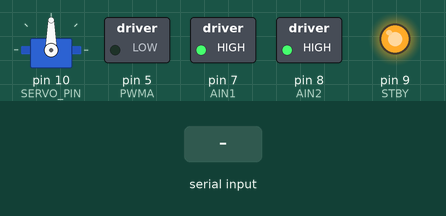
The sketch below on a simulated Arduino Uno, built with avr-gcc and run on an emulated ATmega328P. On the bench: servo, switched loads named in the sketch (green lamp = pin HIGH), output pins drawn as LEDs (lit = HIGH). Inputs (shaded band) come from the test bench.

Above: at 1.2 s.
1.3 s: "soft left\n" received over Serial
At 1.46 s:
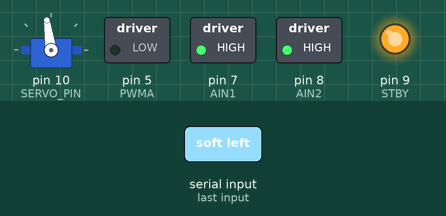
4.3 s: "soft right\n" received over Serial
At 6.03 s:
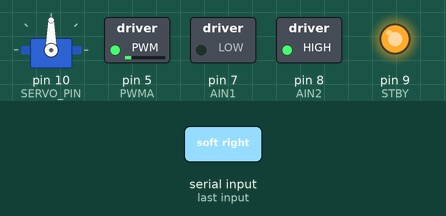
7.3 s: "hard left\n" received over Serial
At 9.11 s:
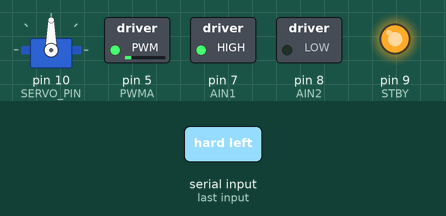
10.3 s: "hard right\n" received over Serial
At 12.11 s:
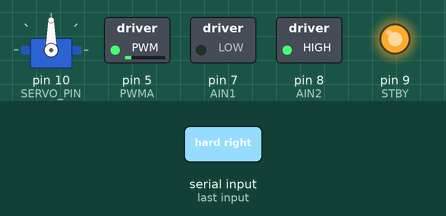
Timing chart, 0 to 13.8 s (numbered marks = the images above; inputs shaded):
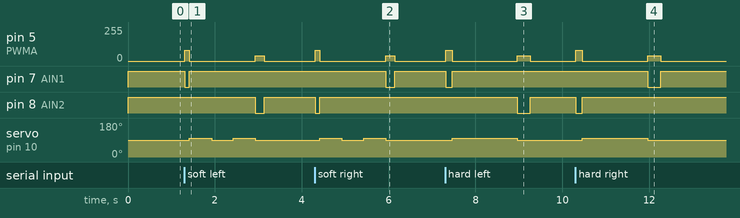

The sketch:

drive.ino
```cpp
#include <Servo.h>

// One sketch for the steering motor and the vibration servo.
// The Pi sends one line at 9600 baud:
//   soft left, hard left, soft right, hard right, stop, straight
//
// Center the wheel by hand before powering on. There is no position sensor.
// Each command turns once, holds, then returns once. Repeating a command
// does not turn again, so small timing errors do not walk the center left or right.

#define PWMA 5
#define AIN1 7
#define AIN2 8
#define STBY 9

#define MOTOR_SPEED 80
#define RETURN_SPEED 40

#define TIME_20_DEG  100
#define TIME_45_DEG  150
#define TIME_90_DEG  300

const int SERVO_PIN = 10;
const int CENTER = 90;
const int VIBRATION_AMOUNT = 8;
const int VIBRATION_DELAY = 15;

// 0 = center. Negative = left. Positive = right.
int position = 0;
String pendingCommand = "";
Servo myServo;

void setup() {
  Serial.begin(9600);
  Serial.setTimeout(20);

  pinMode(PWMA, OUTPUT);
  pinMode(AIN1, OUTPUT);
  pinMode(AIN2, OUTPUT);
  pinMode(STBY, OUTPUT);
  digitalWrite(STBY, HIGH);
  stopMotor();

  myServo.attach(SERVO_PIN);
  myServo.write(CENTER);
}

void stopMotor() {
  analogWrite(PWMA, 0);
  digitalWrite(AIN1, HIGH);
  digitalWrite(AIN2, HIGH);
}

void moveLeft(int duration, int speed) {
  digitalWrite(AIN1, LOW);
  digitalWrite(AIN2, HIGH);
  analogWrite(PWMA, speed);
  delay(duration);
  stopMotor();
}

void moveRight(int duration, int speed) {
  digitalWrite(AIN1, HIGH);
  digitalWrite(AIN2, LOW);
  analogWrite(PWMA, speed);
  delay(duration);
  stopMotor();
}

void returnToCenter() {
  if (position < 0) {
    int distance = -position;
    if (distance == 20) {
      moveRight(TIME_20_DEG * 2, RETURN_SPEED);
    } else if (distance == 45) {
      moveRight(TIME_45_DEG * 2, RETURN_SPEED);
    } else if (distance == 90) {
      moveRight(TIME_90_DEG, RETURN_SPEED);
    }
  } else if (position > 0) {
    int distance = position;
    if (distance == 20) {
      moveLeft(TIME_20_DEG * 2, RETURN_SPEED);
    } else if (distance == 45) {
      moveLeft(TIME_45_DEG * 2, RETURN_SPEED);
    } else if (distance == 90) {
      moveLeft(TIME_90_DEG, RETURN_SPEED);
    }
  }
  position = 0;
}

void seek(int target) {
  if (target == position) {
    return;
  }
  returnToCenter();
  if (target == -20) {
    moveLeft(TIME_20_DEG, MOTOR_SPEED);
  } else if (target == -45) {
    moveLeft(TIME_45_DEG, MOTOR_SPEED);
  } else if (target == -90) {
    moveLeft(TIME_90_DEG, MOTOR_SPEED);
  } else if (target == 20) {
    moveRight(TIME_20_DEG, MOTOR_SPEED);
  } else if (target == 45) {
    moveRight(TIME_45_DEG, MOTOR_SPEED);
  }
  position = target;
}

void oscillate(unsigned long duration) {
  unsigned long startTime = millis();
  while (millis() - startTime < duration) {
    myServo.write(CENTER + VIBRATION_AMOUNT);
    delay(VIBRATION_DELAY);
    myServo.write(CENTER - VIBRATION_AMOUNT);
    delay(VIBRATION_DELAY);
  }
  myServo.write(CENTER);
}

void playHaptic(const String& command) {
  if (command == "soft left" || command == "soft right") {
    oscillate(500);
    delay(500);
    oscillate(500);
  } else if (command == "hard left" || command == "hard right") {
    oscillate(1500);
  } else if (command == "stop") {
    oscillate(400);
    delay(200);
    oscillate(400);
    delay(200);
    oscillate(400);
  }
}

String readLatest() {
  String latest = "";
  while (Serial.available()) {
    String line = Serial.readStringUntil('\n');
    line.trim();
    if (line.length() > 0) {
      latest = line;
    }
  }
  return latest;
}

bool sameCommand(const String& command) {
  String latest = readLatest();
  if (latest == command) {
    return true;
  }
  if (latest.length() > 0) {
    pendingCommand = latest;
  }
  return false;
}

void perform(const String& command, int target) {
  seek(target);
  do {
    playHaptic(command);
  } while (sameCommand(command));
  returnToCenter();
}

void loop() {
  String command = pendingCommand;
  pendingCommand = "";

  if (command.length() == 0) {
    if (!Serial.available()) {
      return;
    }
    command = Serial.readStringUntil('\n');
    command.trim();
  }

  if (command == "soft left") {
    perform(command, -20);
  } else if (command == "hard left") {
    perform(command, -45);
  } else if (command == "soft right") {
    perform(command, 20);
  } else if (command == "hard right") {
    perform(command, 45);
  } else if (command == "stop") {
    perform(command, -90);
  } else if (command == "straight") {
    returnToCenter();
    myServo.write(CENTER);
  }
}
```

Measured:
- after the input at 1.3 s, pin 5 (PWMA): 0/255 → 80/255 at once, → 0/255 0.10 s later, → 40/255 1.5 s later, → 0/255 0.20 s later; pin 7 (AIN1): HIGH → LOW at once, → HIGH 0.10 s later
- after the input at 4.3 s, pin 5 (PWMA): 0/255 → 80/255 at once, → 0/255 0.10 s later, → 40/255 1.5 s later, → 0/255 0.20 s later; pin 7 (AIN1): HIGH → LOW after 1.6 s, → HIGH 0.20 s later
- after the input at 7.3 s, pin 5 (PWMA): 0/255 → 80/255 at once, → 0/255 0.15 s later, → 40/255 1.5 s later, → 0/255 0.30 s later; pin 7 (AIN1): HIGH → LOW at once, → HIGH 0.15 s later; pin 8 (AIN2): HIGH → LOW after 1.7 s, → HIGH 0.30 s later; servo on pin 10 (SERVO_PIN): 90° → 98° after 0.16 s, → 90° 1.5 s later
- after the input at 10.3 s, pin 5 (PWMA): 0/255 → 80/255 at once, → 0/255 0.15 s later, → 40/255 1.5 s later, → 0/255 0.30 s later; pin 7 (AIN1): HIGH → LOW after 1.7 s, → HIGH 0.30 s later; pin 8 (AIN2): HIGH → LOW at once, → HIGH 0.15 s later; servo on pin 10 (SERVO_PIN): 90° → 98° after 0.16 s, → 90° 1.5 s later
